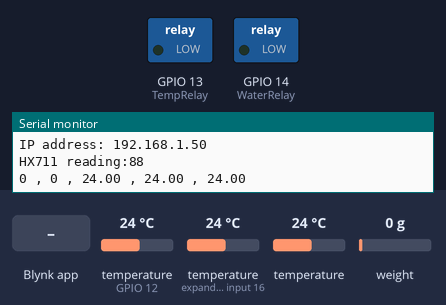
Bench run of a sketch on a simulated ESP8266 (Wemos D1 mini). On the bench: switched loads named in the sketch (green lamp = pin HIGH), the last lines printed to the serial monitor. Inputs (shaded band) come from the test bench; at power-on: temperature (sensors on GPIO 12, expander input 16) 24 °C, temperature 24 °C, weight on the scale 0 g. WiFi joins after 1.5 s; servers stay silent unless stated.

Above: at 4.0 s.
4.1 s: Blynk app writes 1 to V3
At 5.0 s:
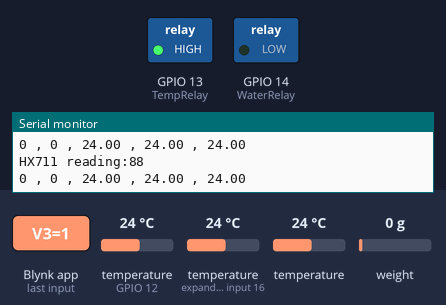
At 6.6 s:
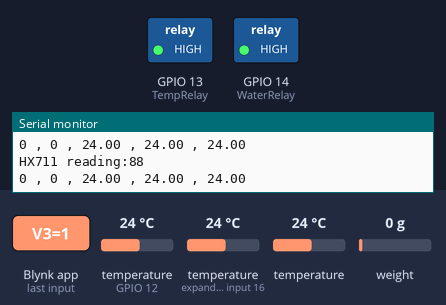
Timing chart, 0 to 8.1 s (numbered marks = the images above; inputs shaded):
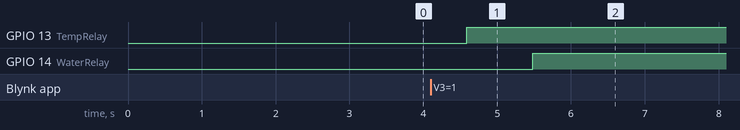

Measured:
- after the input at 4.1 s, GPIO 13 (TempRelay): LOW → HIGH after 0.49 s; GPIO 14 (WaterRelay): LOW → HIGH after 1.4 s

The sketch:

WemosD1.ino
```cpp
/*
   D0=3(RX),D1=1(TX),D2=16,D3=5,D4=4
   D5=0,D6=2,D7=14,D8=12,D9=13
   D10=15,D11=13,D12=12,D13=14
*/

#include <ESP8266WiFi.h>
#include <ESP8266mDNS.h>
#include <WiFiUdp.h>
#include <ArduinoOTA.h>
#include <OneWire.h>
#include <DallasTemperature.h>
#include <BlynkSimpleEsp8266.h>
#include "HX711.h"

boolean IsStart = false ;
int waterflowTime = 30 * 1000;
int balanceTemp = 25;
unsigned long startTime; // 抽水馬達持續時間
unsigned long duration ; // 持續時間
int ButtonStatePrevious = 0;

/* -----------WiFi credentials----------- */
char ssid[] = "mouse";
char pass[] = "12345678";

/* -----------Relay----------- */
int WaterRelay = 14;
int TempRelay = 13;
int Temprelaystate = 0; //off
int RelayVButton = 0;  //off state for virtual button
int waterboolean;
int tempboolean;
int TempState;

/* -----------DS18B20----------- */
#define ONE_WIRE_BUS 12 //D6
OneWire oneWire(ONE_WIRE_BUS);
DallasTemperature sensors(&oneWire);
float temp1_check = 0, temp2_check = 0, temp3_check = 0;

/* -----------HX711----------- */
int DTPin = 5;
int CKPin = 4;
int reading_HX711;
HX711 scale;


/* -----------TIMER----------- */
#include <SimpleTimer.h>
SimpleTimer timer;

/* -----------Blynk----------- */
#define BLYNK_PRINT Serial    // Comment this out to disable prints and save space
char auth[] = "HO1CBApPyTB3G50b8tLRmDvRUUrVLafo";
WidgetLCD lcd(V1);
WidgetLCD relaylcd(V2);
WidgetLED waterled(V4);
WidgetLED templed(V5);
WidgetLED hx711(V6);

/* -----------Thingspeak----------- */
#include <ESP8266HTTPClient.h>
String UrlString;
HTTPClient _httpClient;
long previousTime = 0;
unsigned long currentTime = millis();
long interval = 15000; //一秒=1000
int _httpGET(String url) {
  _httpClient.end();
  _httpClient.begin(url);
  return _httpClient.GET();
}

BLYNK_CONNECTED() {
  pinMode(WaterRelay, OUTPUT);
  pinMode(TempRelay, OUTPUT);
  pinMode(V5, INPUT);
  lcd.clear(); //Use it to clear the LCD Widget
  relaylcd.clear(); //Use it to clear the LCD Widget
  relaylcd.print(0, 0, "Water:");
  relaylcd.print(0, 1, "Temp:");
  Blynk.virtualWrite(V3, LOW); /*****/
  Blynk.syncVirtual(V3); /*****/

}

void setup() {
  // put your setup code here, to run once:
  Serial.begin(115200);
  scale.begin(DTPin, CKPin);
  scale.set_scale();  // Start scale
  scale.tare();       // Reset scale to zero

  //digitalWrite(WaterRelay, LOW);
  /*
    lcd.begin (16, 2); // for 16 x 2 LCD module
    lcd.setBacklightPin(3, POSITIVE);
    lcd.setBacklight(LOW);
    lcd.home();
  */
  timer.setInterval(500L, getSendData);

  while (!Serial)continue;
  Blynk.begin(auth, ssid, pass);

  /* -----------OTA(無線上傳)----------- */
  Serial.println("Booting");
  lcd.print(0, 0, "Reconnecting.  ");
  lcd.print(0, 0, "Reconnecting.. ");
  lcd.print(0, 0, "Reconnecting...");
  lcd.print(0, 0, "               ");
  WiFi.mode(WIFI_STA);
  WiFi.begin(ssid, pass);
  lcd.print(0, 0, "WiFi connect to");
  lcd.print(0, 1, ssid);
  while (WiFi.waitForConnectResult() != WL_CONNECTED) {
    Serial.println("Connection Failed! Rebooting...");
    delay(5000);
    ESP.restart();
  }
  ArduinoOTA.onStart([]() {

    Serial.println("Start");
  });
  ArduinoOTA.onEnd([]() {
    Serial.println("\nEnd");
  });
  ArduinoOTA.onProgress([](unsigned int progress, unsigned int total) {
    Serial.printf("Progress: %u%%\r", (progress / (total / 100)));
  });
  ArduinoOTA.onError([](ota_error_t error) {
    Serial.printf("Error[%u]: ", error);
    if (error == OTA_AUTH_ERROR) Serial.println("Auth Failed");
    else if (error == OTA_BEGIN_ERROR) Serial.println("Begin Failed");
    else if (error == OTA_CONNECT_ERROR) Serial.println("Connect Failed");
    else if (error == OTA_RECEIVE_ERROR) Serial.println("Receive Failed");
    else if (error == OTA_END_ERROR) Serial.println("End Failed");
  });
  ArduinoOTA.begin();
  Serial.println("Ready");
  Serial.print("IP address: ");
  Serial.println(WiFi.localIP());

}

/* -----------加熱Relay----------- */
void heating() {
  if (reading_HX711 <= 850) {
    digitalWrite(TempRelay, HIGH); //OFF
    relaylcd.print(5, 1, "水太少無法加熱 ");
    tempboolean = 0;
    templed.off();
    Blynk.virtualWrite(15, tempboolean);
    Blynk.virtualWrite(V3, LOW);
  } else if (sensors.getTempCByIndex(0) >= balanceTemp) {
    digitalWrite(TempRelay, HIGH); //OFF
    relaylcd.print(5, 1, "水溫已達到");
    relaylcd.print(10, 1, balanceTemp);
    tempboolean = 0;
    templed.off();
    Blynk.virtualWrite(15, tempboolean);
    Blynk.virtualWrite(V3, LOW);
  } else {
    digitalWrite(TempRelay, LOW); //ON
    relaylcd.print(5, 1, "加熱中       ");
    tempboolean = 1;
    templed.on();
    Blynk.virtualWrite(15, tempboolean);
  }
}

/* -----------控制溫度----------- */
BLYNK_WRITE(V3) { //called when V3 updated
  int buttonState = param.asInt() + 0; //獲取Blynk按鈕實際輸入值as Int
  //  relaylcd.print(5, 1, buttonState);
  if (buttonState == 1) { //按按鈕
    TempState = 1;
    while (duration >= waterflowTime) { //流速30秒後開關跳
      TempState = 0;
      digitalWrite(TempRelay, HIGH); //OFF
      relaylcd.print(5, 1, "可以享用手沖咖啡");
      tempboolean = 0;
      templed.off();
      Blynk.virtualWrite(15, tempboolean);
      Blynk.virtualWrite(V3, LOW);
      if (buttonState == 1) {
        duration = 0;//重新計算一杯咖啡
      }
    }
    heating();
  } else { //沒按按鈕
    relaylcd.print(5, 1, "未啟動按鈕   ");
    TempState = 0;
    digitalWrite(TempRelay, HIGH); //OFF
    tempboolean = 0;
    templed.off();
    Blynk.virtualWrite(15, tempboolean);
    Blynk.virtualWrite(V3, LOW);
  }
  //    if (buttonState == 1) {
  //      relaylcd.print(5, 1, "123");
  //    } else if (buttonState == 0) {
  //      relaylcd.print(5, 1, "456");
  //    }
}


void getSendData() {
  sensors.requestTemperatures(); //讀取溫度值請求

  /* -----------測量HX711值----------- */
  if (scale.is_ready()) {
    long reading = scale.read();
    Serial.print("HX711 reading:");
    reading_HX711 = ((35955 + reading) / 405); //杯子:452g--->672g
    if (reading_HX711 < 0) {
      reading_HX711 = 0;
    }
    if (reading_HX711 != -278) {
      Serial.println(reading_HX711);
      Blynk.virtualWrite(12, reading_HX711);
      if (reading_HX711 > 760) {
        hx711.on();
      } else {
        hx711.off();
      }
    } else {
      Serial.println("HX711 not found");
      Blynk.virtualWrite(12, reading_HX711);
    }
  }

  // put your main code here, to run repeatedly:
  float temp1 = sensors.getTempCByIndex(0);
  float temp2 = sensors.getTempCByIndex(1);
  float temp3 = sensors.getTempCByIndex(2);

  //這邊的bug沒有處理完
  if ((temp1 && temp2 && temp3) != -127) {
    if ((temp1 - temp1_check) <= 15 || (temp1 - temp1_check) >= -15) { //若兩次溫差>=15 不計入Data
      temp1_check = temp1;
      Blynk.virtualWrite(10, temp1_check); //virtual pin V10
    }
    if ((temp2 - temp2_check) <= 15 || (temp2 - temp2_check) >= -15) { //若兩次溫差>=15 不計入Data
      temp2_check = temp2;
      Blynk.virtualWrite(11, temp2_check); //virtual pin V10
    }
    if ((temp3 - temp3_check) <= 15 || (temp3 - temp1_check) >= -15) { //若兩次溫差>=15 不計入Data
      temp3_check = temp3;
      Blynk.virtualWrite(13, temp3_check); //virtual pin V10
    }
  }

  /* -----------控制抽水馬達----------- */
  /* 目前可以控制秒數出水 */

  if (TempState == 1) {
    if (temp1_check < balanceTemp ) {
      digitalWrite(WaterRelay, HIGH); //OFF
      relaylcd.print(6, 0, "水溫不夠無法抽水");
      waterboolean = 0;
      waterled.off();
      Blynk.virtualWrite(14, waterboolean);
    } else {//如果溫度到了
      while (reading_HX711 <= 850)
        relaylcd.print(6, 0, "水太少無法抽水  ");
      digitalWrite(WaterRelay, HIGH); //OFF
      if (IsStart == false) {
        IsStart = true;
        startTime = millis(); //紀錄起始時間
      } else { //IsStart=true
        duration = millis() - startTime;
        digitalWrite(WaterRelay, LOW);  //ON
        relaylcd.print(6, 0, "目前已沖泡");
        relaylcd.print(11, 0, duration * 2.2 / 1000);
        waterboolean = 1;
        waterled.on();
        Blynk.virtualWrite(14, waterboolean);
      }
    }
  } else {
    relaylcd.print(6, 0, "未啟動加熱鈕");
  }


  if (duration >= waterflowTime) {
    IsStart = false;
    digitalWrite(WaterRelay, HIGH); //OFF
    relaylcd.print(6, 0, "可以享用手沖咖啡  ");
    waterboolean = 0;
    waterled.off();
    Blynk.virtualWrite(14, waterboolean);
  }
  Serial.print(startTime);
  Serial.print(" , ");
  Serial.print(duration);
  Serial.print(" , ");

  Blynk.virtualWrite(16, startTime);
  Blynk.virtualWrite(17, duration);

  Serial.print(temp1_check);
  Serial.print(" , ");
  Serial.print(temp2_check);
  Serial.print(" , ");
  Serial.println(temp3_check);

  /* -----------LCD----------- */
  /*int fsr_value = analogRead(fsr_pin); //讀取fsr402
    int map_value = map(fsr_value, 0, 1023, 0, 255); //從0~1023映射到0~255
  */

}

/* -----------Send data to thingspeak----------- */
void thingspeak() {
  UrlString = String(u8"http://api.thingspeak.com/update?api_key=OSWWJPTHMKPYU6L8&field1=") + String(temp1_check)
              + "&field2=" + String(temp2_check)
              + "&field3=" + String(temp3_check)
              + "&field4=" + String(waterboolean)
              + "&field5=" + String(tempboolean)
              + "&field6=" + String(reading_HX711);
  if (_httpGET(UrlString) > 0) {
    if ((currentTime - previousTime) >= interval) { //等待15秒上傳一次資料到Thingspeak
      previousTime = currentTime; //紀錄更新時間
    }
  }
}

void loop() {
  ArduinoOTA.handle();
  timer.run(); // Initiates SimpleTimer
  Blynk.run();

}
```
